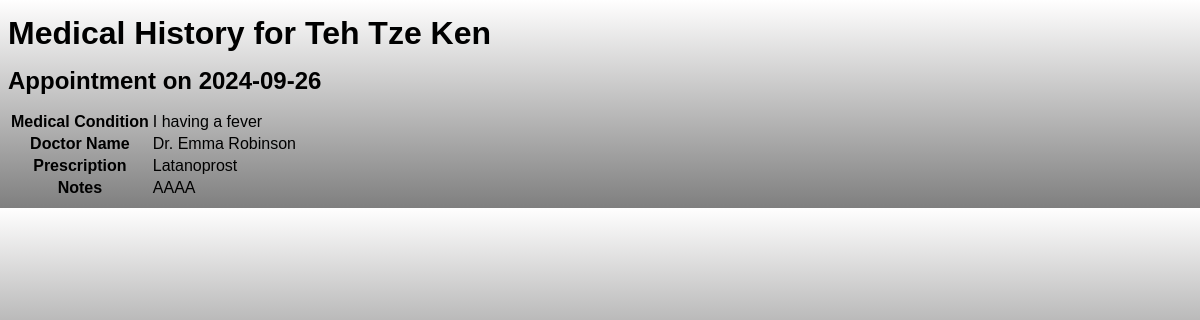
/medical_history.php?name=Teh Tze Ken, run on the app's committed database.
### tables this page shows
CREATE TABLE `appointments` (
  `id` int(11) NOT NULL,
  `patient_name` varchar(100) NOT NULL,
  `patient_email` varchar(100) NOT NULL,
  `patient_phone` varchar(15) NOT NULL,
  `medical_condition` varchar(255) NOT NULL,
  `doctor_name` varchar(100) NOT NULL,
  `appointment_date` date NOT NULL,
  `created_at` timestamp NOT NULL DEFAULT current_timestamp(),
  `notes` text DEFAULT NULL,
  `prescription` text DEFAULT NULL,
  `status` enum('active','done') DEFAULT 'active'
);

### medical_history.php (the view, shortened to what this page needs)
<?php
include("db_connect.php");
if (isset($_GET['name'])) {
    $patient_name = mysqli_real_escape_string($con, $_GET['name']);
    $appointments_sql = "
        SELECT a.*, GROUP_CONCAT(m.name SEPARATOR ', ') AS medicines
        FROM appointments a
        LEFT JOIN appointment_medicines am ON a.id = am.appointment_id
        LEFT JOIN medicines m ON am.medicine_id = m.id
        WHERE a.patient_name = '$patient_name'
        GROUP BY a.id
        ORDER BY a.appointment_date DESC
    ";
    $appointments_result = mysqli_query($con, $appointments_sql);
    if (mysqli_num_rows($appointments_result) > 0):
?>
<!DOCTYPE html>
<html lang="en">
<head>
    <link rel="stylesheet" href="admin.css">
</head>
<body>
    <div class="content">
        <h1>Medical History for <?php echo htmlspecialchars($patient_name); ?></h1>
        <?php while ($appointment = mysqli_fetch_assoc($appointments_result)): ?>
            <div class="appointment-details">
                <h2>Appointment on <?php echo htmlspecialchars($appointment['appointment_date']); ?></h2>
                <table>
                    <tr>
                        <th>Medical Condition</th>
                        <td><?php echo htmlspecialchars($appointment['medical_condition']); ?></td>
                    </tr>
                    <tr>
                        <th>Doctor Name</th>
                        <td><?php echo htmlspecialchars($appointment['doctor_name']); ?></td>
                    </tr>
                    <tr>
                        <th>Prescription</th>
                        <td><?php echo htmlspecialchars($appointment['prescription']); ?></td>
                    </tr>
                    <tr>
                        <th>Notes</th>
                        <td><?php echo nl2br(htmlspecialchars($appointment['notes'])); ?></td>
                    </tr>
                </table>
            </div>
        <?php endwhile; ?>
    </div>
</body>
</html>
<?php
    else:
        echo "<p>No medical history found for the selected patient.</p>";
    endif;
} else {
    echo "<p>No patient name provided.</p>";
}
?>

### admin.css (style rules this page uses)
* { font-family: "Kumbh Sans", sans-serif; text-decoration: none; }
body { background: linear-gradient(rgba(255, 254, 254, 0.5), rgba(0, 0, 0, 0.5)), url('bgaboutus.png'); }
h1, h2, h3, p, a { margin: 15px 0; }

### data on the page
appointments: appointment_date "2024-09-26", medical_condition "I having a fever", doctor_name "Dr. Emma Robinson", prescription "Latanoprost", notes "AAAA"

### other printed values
$patient_name "Teh Tze Ken"
